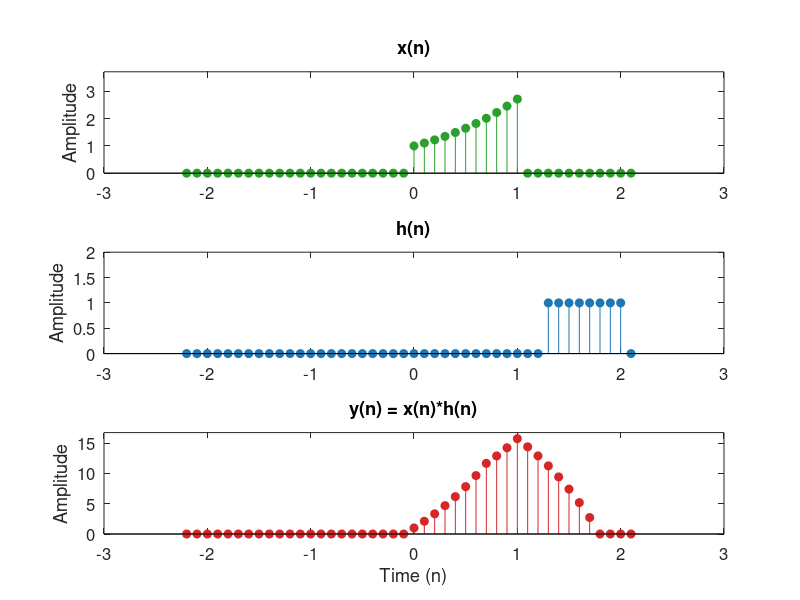
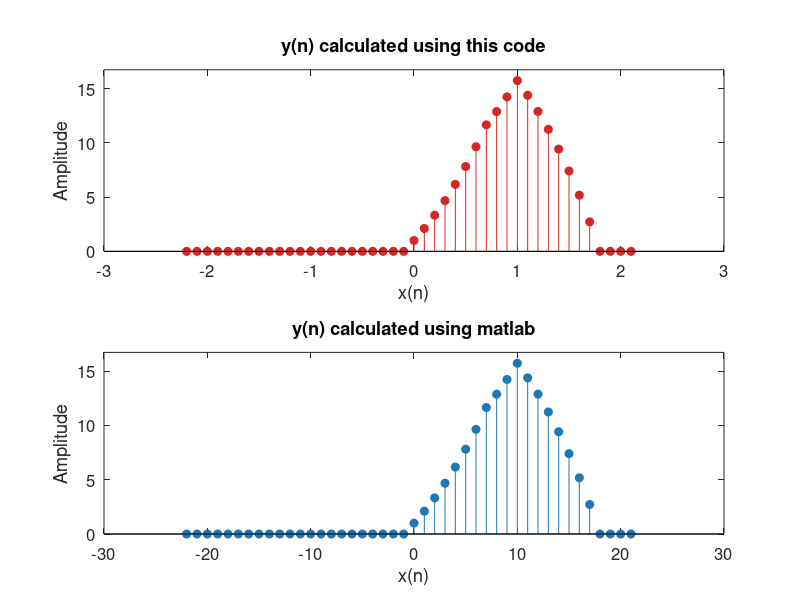

Write MATLAB code to recreate these figures, in order.
%% convolution_animation.m
%
% This code is an animation of the convolution of two discrete-time signals
% x(n) and h(n). The code uses numpy to calculate the convolution of the two 
% signals and then animates the process of convolution. The code also compares 
% the result with the numpy's convolve function.
% adapted from: https://gist.github.com/xen0f0n/088d5fda244f72af1fcdfd3618dfba54

close all; clear; clc;

filename = 'convolution_animation.gif';
save_animation = false;

step_size = 0.1;
nt_x = 0:step_size:1;
nt_h =  0:step_size:2;

% x = [0 1 2 1 1 1 4 3 4 3 2 1 0];    % x(n) random signal
 %x = [1 1 1 1 1 1 1 1];             % square
%x = [1 2 3 4 5 6 7 8];             % ramp
x = exp(nt_x);                   %  exponential
 %h = [1, zeros(1,10)];               % Impulse
 
% h = [0 1 2 1 1 1 4 3 4 3 2 1 0];    % h(n) random signal
 h = [1 1 1 1 1 1 1 1];              % h(n) square
%h = exp(nt_h);                   % exponential
% h = nt_h;                             % ramp
 %h = [1, zeros(1,10)];               % impulse

m = length(x);
n = length(h);

k = 2*max(length(x), length(h));    % length of convolved signal

% Flips vector h(n)
hi = fliplr(h);
X = [x,zeros(1,2*k-m)]; % add zero padding because vectors are not the same size
X = X([ end-k+1:end 1:end-k ]); 
H = [h,zeros(1,2*k-n)]; % add zero padding
H = H([ end-k+1:end 1:end-k ]);
xn = (-k:k-1)*step_size;
Y = zeros(1,2*k);
p = zeros(1,2*k);

figure('Units', 'normalized', 'Position', [0.2 0.1 0.6 0.8])

h1 = subplot(3,1,1);
stem(xn, X, 'Color', '#2ca02c', 'MarkerFaceColor', '#2ca02c', ...
     'MarkerEdgeColor', '#2ca02c')
ylabel('Amplitude')
title('x(n)')
set(h1, 'YLim', [0 max(X)+1], 'FontSize', 12)

h2 = subplot(3,1,2);
stem(xn, H, 'Color', '#1f77b4', 'MarkerFaceColor', '#1f77b4', ...
    'MarkerEdgeColor', '#1f77b4')

h3 = subplot(3,1,3);
stem(xn, Y, 'Color', '#d62728', 'MarkerFaceColor', '#d62728', ...
    'MarkerEdgeColor', '#d62728')

pause(1)
Hi = [hi, zeros(1,2*k-n)];
for i = 1:2*k-n
    p = X.*Hi;
    Y(i+n-1) = sum(p);
    
    stem(h2, xn, Hi, 'Color', '#1f77b4', 'MarkerFaceColor', '#1f77b4', ...
    'MarkerEdgeColor', '#1f77b4')
    set(h2, 'YLim', [0 max(H)+1], 'FontSize', 12)
    ylabel(h2, 'Amplitude')
    title(h2, 'h(n)')

    stem(h3, xn, Y, 'Color', '#d62728', 'MarkerFaceColor', '#d62728', ...
    'MarkerEdgeColor', '#d62728')
    set(h3, 'YLim', [0 max(conv(x,h))+1], 'FontSize', 12)
    xlabel(h3, 'Time (n)')
    ylabel(h3, 'Amplitude')
    title('y(n) = x(n)*h(n)')

    Hi = Hi([end 1:end-1]);

    if i == 1
        pause(1)
    else
        pause(0.1)
    end
    drawnow
    if save_animation
        frame = getframe(1);
        im = frame2im(frame);
        [imind, cm] = rgb2ind(im, 256);
        if i == 1
            imwrite(imind,cm,filename,'gif', 'Loopcount',inf);
        else
            imwrite(imind,cm,filename,'gif','WriteMode','append');
        end
    end
end

% Comparison with Matlab built-in function
figure('Units', 'normalized', 'Position', [0.3 0.1 0.4 0.6])

Y_conv = conv(x, h);
n_matlab = -k : k-1;
Y_matlab = zeros(1, 2*k); % zero padding
Y_matlab(round(length(n_matlab)/2)+1:round(length(n_matlab)/2)+length(Y_conv)) = Y_conv;

h1 = subplot(2,1,1);
stem(xn, Y, 'Color', '#d62728', 'MarkerFaceColor', '#d62728', ...
    'MarkerEdgeColor', '#d62728')
ylabel('Amplitude')
xlabel('x(n)')
title('y(n) calculated using this code')
set(h1, 'YLim', [0 max(Y_matlab)+1], 'FontSize', 12)

h2 = subplot(2,1,2);

stem(n_matlab, Y_matlab, 'Color', '#1f77b4', 'MarkerFaceColor', '#1f77b4', ...
    'MarkerEdgeColor', '#1f77b4')
ylabel('Amplitude')
xlabel('x(n)')
title('y(n) calculated using matlab')
set(h2, 'YLim', [0 max(Y_matlab)+1], 'FontSize', 12)

%% two exponentials comparison

% figure('Units', 'normalized', 'Position', [0.3 0.1 0.4 0.6])
% 
% subplot(2,1,1)
% 
% stem(xn, Y, 'Color', '#d62728', 'MarkerFaceColor', '#d62728', ...
%     'MarkerEdgeColor', '#d62728')
% ylabel('Amplitude')
% xlabel('x(n)')
% title('Convolved signal y(n)')
% 
% subplot(2,1,2)
% 
% f1 = xn.*exp(xn).*(xn >= 0 & xn <=1);
% f2 = exp(xn).*(xn >= 1 & xn <=2);
% f3 = (3-xn).*exp(xn).*(xn >= 2 & xn <=3);
% 
% stem(xn, f1, 'Color', '#2ca02c', 'MarkerFaceColor', '#2ca02c', ...
%      'MarkerEdgeColor', '#2ca02c')
% hold on;
% stem(xn, f2, 'Color', '#1f77b4', 'MarkerFaceColor', '#1f77b4', ...
%     'MarkerEdgeColor', '#1f77b4')
% stem(xn, f3, 'Color', '#d62728', 'MarkerFaceColor', '#d62728', ...
%     'MarkerEdgeColor', '#d62728')
% stem(xn, zeros(1,length(xn)), 'Color', '#7f7f7f', 'MarkerFaceColor', '#7f7f7f', ...
%     'MarkerEdgeColor', '#7f7f7f')
% xlabel('Time (n)')
% ylabel('Amplitude')
% title('Plot of interval functions resulting from integral')
% legend({'t*e^t from 0 < t < 1', 'e^t from 1 < t < 2', '(3-t)*e^t from 2 < t < 3'}, ...
%     'Location', 'northwest')